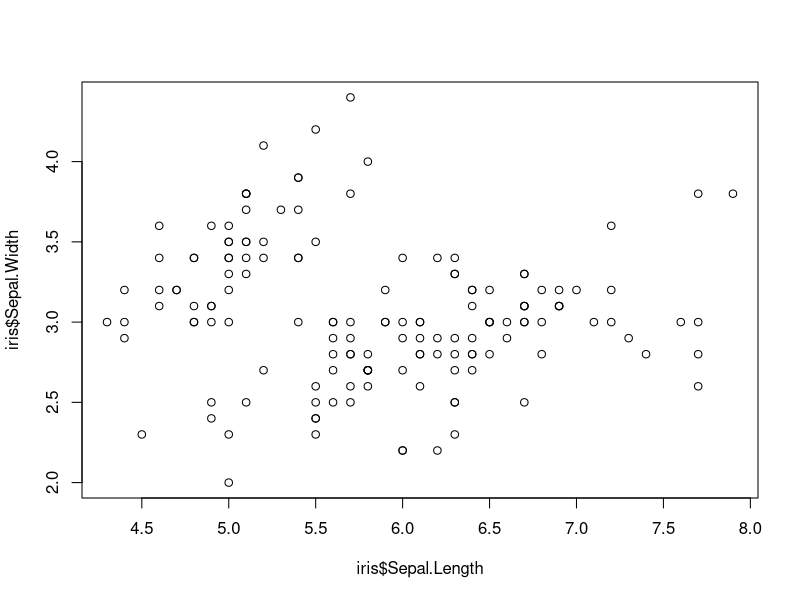
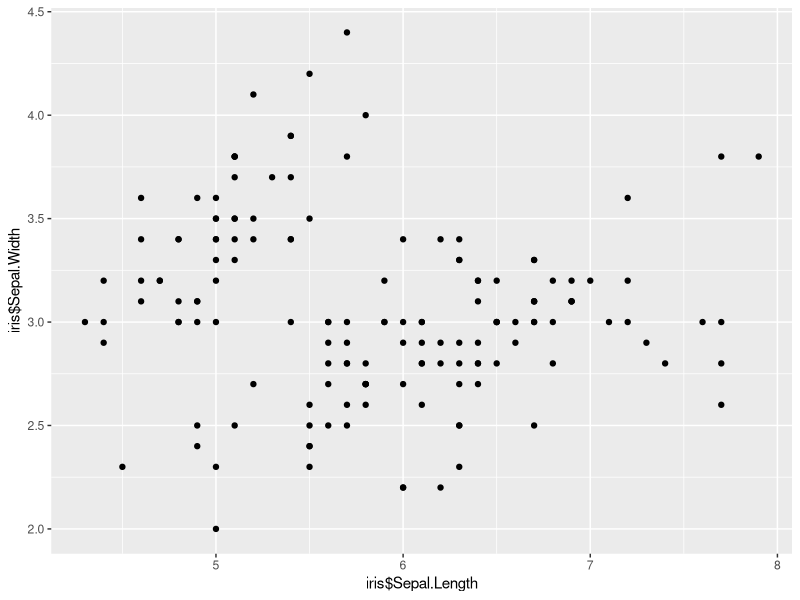
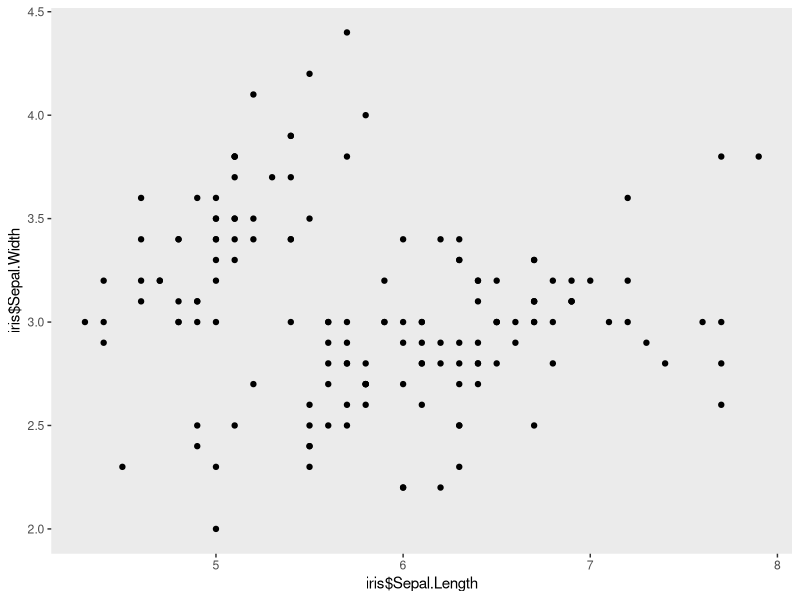

Source code (R) for these figures, in order:
#use built in iris dataset
#take a look at it 
head(iris)
#load in some tidyverse packages
library(dplyr)
library(ggplot2)

#####################################
##### Part 1: for loops         #####
#####################################

#Using only data for iris versicolor
#write a for loop
#that produces a regression table
#for each of the following relationships
#1. iris  sepal length x width
#2. iris  petal length x width
#3. iris sepal length x petal length

# hint: consider using a list, and also new vectors for regression variables

final_list = list()

flower <- iris[iris$Species=='versicolor',]

list_data = list(flower$Sepal.Length, flower$Sepal.Width, flower$Petal.Length,
                 flower$Petal.Width, flower$Sepal.Length, flower$Petal.Length)


for (i in 1:3){
  
  DataSet1 = unlist(list_data[((i*2)-1)])
  DataSet2 = unlist(list_data[(i*2)])
  
  final_list[[i]] <- lm(DataSet1 ~ DataSet2)
}


#####################################
##### Part 2: data in dplyr     #####
#####################################

#use dplyr to join data of maximum height
#to a new iris data frame
height <- data.frame(Species = c("virginica","setosa","versicolor"),
                     Height.cm = c(60,100,11.8))

irisNew <- iris

irisNew <- full_join(irisNew, height, by ='Species')



#####################################
##### Part 3: plots in ggplot2  #####
#####################################

#look at base R scatter plot
plot(iris$Sepal.Length,iris$Sepal.Width)

#3a. now make the same plot in ggplot
NewPlot1 <- ggplot(iris, aes(iris$Sepal.Length, iris$Sepal.Width)) + geom_point()
NewPlot1

#3b. make a scatter plot with ggplot and get rid of  busy grid lines
NewPlot2 <- NewPlot1 + theme(panel.grid.major = element_blank(), panel.grid.minor = element_blank())
NewPlot2

#3c. make a scatter plot with ggplot, remove grid lines, add a title and axis labels, 
#    show species by color, and make the point size proportional to petal length

#####################################
##### Question: how did         #####
##### arguments differ between  #####
##### plot and ggplot?          #####
#####################################	